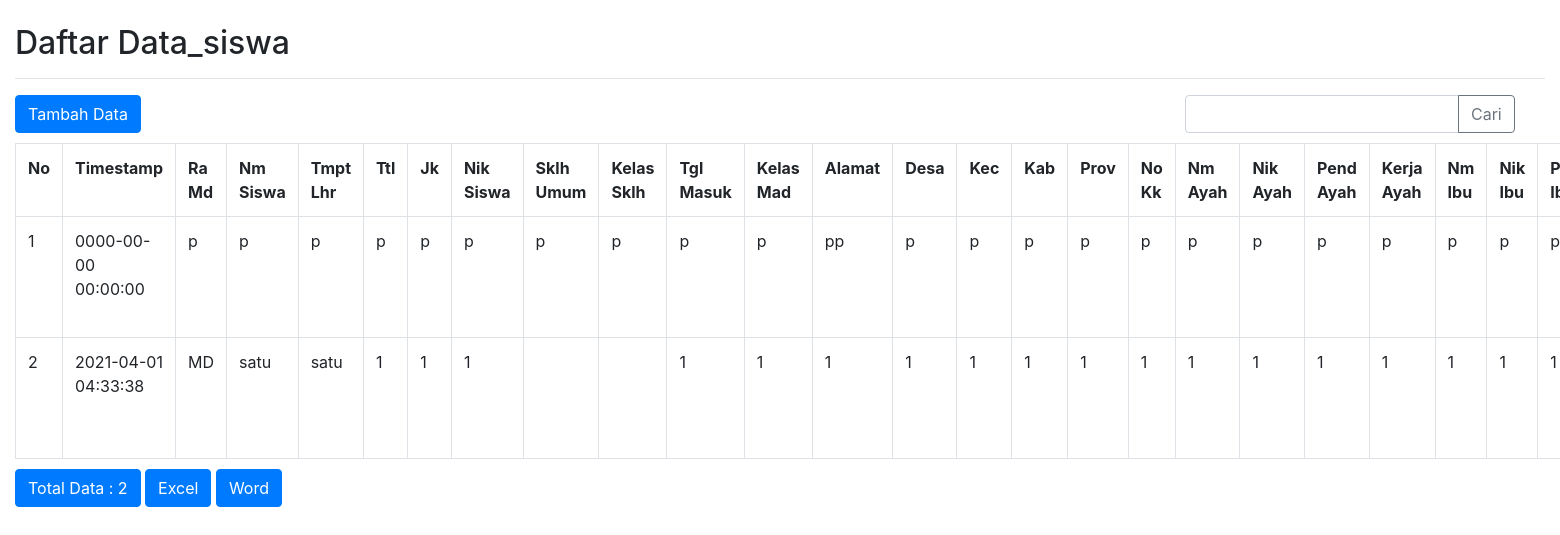
/index.php/data_siswa, run on the app's committed database.
### tables this page shows
CREATE TABLE `data_siswa` (
  `id` int(10) NOT NULL,
  `timestamp` timestamp NULL DEFAULT current_timestamp(),
  `ra_md` varchar(10) NOT NULL,
  `nm_siswa` varchar(200) NOT NULL,
  `tmpt_lhr` varchar(50) NOT NULL,
  `ttl` varchar(20) NOT NULL,
  `jk` varchar(10) NOT NULL,
  `nik_siswa` varchar(20) NOT NULL,
  `sklh_umum` varchar(50) DEFAULT NULL,
  `kelas_sklh` varchar(5) DEFAULT NULL,
  `tgl_masuk` varchar(20) NOT NULL,
  `kelas_mad` varchar(5) NOT NULL,
  `alamat` varchar(200) NOT NULL,
  `desa` varchar(100) NOT NULL,
  `kec` varchar(100) NOT NULL,
  `kab` varchar(100) NOT NULL,
  `prov` varchar(100) NOT NULL,
  `no_kk` varchar(100) NOT NULL,
  `nm_ayah` varchar(200) NOT NULL,
  `nik_ayah` varchar(100) NOT NULL,
  `pend_ayah` varchar(100) NOT NULL,
  `kerja_ayah` varchar(100) NOT NULL,
  `nm_ibu` varchar(200) NOT NULL,
  `nik_ibu` varchar(100) NOT NULL,
  `pend_ibu` varchar(100) NOT NULL,
  `kerja_ibu` varchar(100) NOT NULL,
  `gol_ekonomi` varchar(100) NOT NULL,
  `status_siswa` varchar(100) NOT NULL
);

### application/controllers/Data_siswa.php (called while the page is built, shortened)
<?php
class Data_siswa extends CI_Controller
{
    function __construct()
    {
        $this->load->model('Data_siswa_model');
        $this->load->library('form_validation');
    }
    public function index()
    {
        $q = urldecode($this->input->get('q', TRUE));
        $start = intval($this->input->get('start'));
        if ($q <> '') {
            $config['base_url'] = base_url() . 'data_siswa/index.html?q=' . urlencode($q);
            $config['first_url'] = base_url() . 'data_siswa/index.html?q=' . urlencode($q);
        } else {
            $config['base_url'] = base_url() . 'data_siswa/index.html';
            $config['first_url'] = base_url() . 'data_siswa/index.html';
        }
        $config['per_page'] = 10;
        $config['page_query_string'] = TRUE;
        $config['total_rows'] = $this->Data_siswa_model->total_rows($q);
        $data_siswa = $this->Data_siswa_model->get_limit_data($config['per_page'], $start, $q);
        $this->load->library('pagination');
        $this->pagination->initialize($config);
        $data = array(
            'data_siswa_data' => $data_siswa,
            'q' => $q,
            'pagination' => $this->pagination->create_links(),
            'total_rows' => $config['total_rows'],
            'start' => $start,
        );
        $this->load->view('data_siswa/data_siswa_list', $data);
    }
}

### index.php (called while the page is built, shortened)
<?php
require_once BASEPATH.'core/CodeIgniter.php';

### application/config/config.php (called while the page is built, shortened)
<?php
$root = "http://".$_SERVER['HTTP_HOST'];
$root .= str_replace(basename($_SERVER['SCRIPT_NAME']),"",$_SERVER['SCRIPT_NAME']);
$config['base_url'] = "$root";
$config['index_page'] = 'index.php';
$config['uri_protocol']	= 'REQUEST_URI';
$config['url_suffix'] = '.html';
$config['language']	= 'english';
$config['charset'] = 'UTF-8';
$config['enable_hooks'] = FALSE;
$config['subclass_prefix'] = 'MY_';
$config['composer_autoload'] = FALSE;
$config['permitted_uri_chars'] = 'a-z 0-9~%.:_\-';
$config['enable_query_strings'] = FALSE;
$config['controller_trigger'] = 'c';
$config['function_trigger'] = 'm';
$config['directory_trigger'] = 'd';
$config['allow_get_array'] = TRUE;
$config['log_threshold'] = 0;
$config['log_path'] = '';
$config['log_file_extension'] = '';
$config['log_file_permissions'] = 0644;
$config['log_date_format'] = 'Y-m-d H:i:s';
$config['error_views_path'] = '';
$config['cache_path'] = '';
$config['cache_query_string'] = FALSE;
$config['encryption_key'] = '';
$config['sess_driver'] = 'files';
$config['sess_cookie_name'] = 'ci_session';
$config['sess_expiration'] = 7200;
$config['sess_save_path'] = NULL;
$config['sess_match_ip'] = FALSE;
$config['sess_time_to_update'] = 300;
$config['sess_regenerate_destroy'] = FALSE;
$config['cookie_prefix']	= '';
$config['cookie_domain']	= '';
$config['cookie_path']		= '/';
$config['cookie_secure']	= FALSE;
$config['cookie_httponly'] 	= FALSE;
$config['standardize_newlines'] = FALSE;
$config['global_xss_filtering'] = FALSE;
$config['csrf_protection'] = FALSE;
$config['csrf_token_name'] = 'csrf_test_name';
$config['csrf_cookie_name'] = 'csrf_cookie_name';
$config['csrf_expire'] = 7200;
$config['csrf_regenerate'] = TRUE;
$config['csrf_exclude_uris'] = array();
$config['compress_output'] = FALSE;
$config['time_reference'] = 'local';
$config['rewrite_short_tags'] = FALSE;
$config['proxy_ips'] = '';

### application/models/Data_siswa_model.php (called while the page is built, shortened)
<?php
class Data_siswa_model extends CI_Model
{
    public $table = 'data_siswa';
    public $id = 'id';
    public $order = 'DESC';
    function total_rows($q = NULL) {
        $this->db->like('id', $q);
	$this->db->or_like('timestamp', $q);
	$this->db->or_like('ra_md', $q);
	$this->db->or_like('nm_siswa', $q);
	$this->db->or_like('tmpt_lhr', $q);
	$this->db->or_like('ttl', $q);
	$this->db->or_like('jk', $q);
	$this->db->or_like('nik_siswa', $q);
	$this->db->or_like('sklh_umum', $q);
	$this->db->or_like('kelas_sklh', $q);
	$this->db->or_like('tgl_masuk', $q);
	$this->db->or_like('kelas_mad', $q);
	$this->db->or_like('alamat', $q);
	$this->db->or_like('desa', $q);
	$this->db->or_like('kec', $q);
	$this->db->or_like('kab', $q);
	$this->db->or_like('prov', $q);
	$this->db->or_like('no_kk', $q);
	$this->db->or_like('nm_ayah', $q);
	$this->db->or_like('nik_ayah', $q);
	$this->db->or_like('pend_ayah', $q);
	$this->db->or_like('kerja_ayah', $q);
	$this->db->or_like('nm_ibu', $q);
	$this->db->or_like('nik_ibu', $q);
	$this->db->or_like('pend_ibu', $q);
	$this->db->or_like('kerja_ibu', $q);
	$this->db->or_like('gol_ekonomi', $q);
	$this->db->or_like('status_siswa', $q);
	$this->db->from($this->table);
        return $this->db->count_all_results();
    }
    function get_limit_data($limit, $start = 0, $q = NULL) {
        $this->db->order_by($this->id, $this->order);
        $this->db->like('id', $q);
	$this->db->or_like('timestamp', $q);
	$this->db->or_like('ra_md', $q);
	$this->db->or_like('nm_siswa', $q);
	$this->db->or_like('tmpt_lhr', $q);
	$this->db->or_like('ttl', $q);
	$this->db->or_like('jk', $q);
	$this->db->or_like('nik_siswa', $q);
	$this->db->or_like('sklh_umum', $q);
	$this->db->or_like('kelas_sklh', $q);
	$this->db->or_like('tgl_masuk', $q);
	$this->db->or_like('kelas_mad', $q);
	$this->db->or_like('alamat', $q);
	$this->db->or_like('desa', $q);
	$this->db->or_like('kec', $q);
	$this->db->or_like('kab', $q);
	$this->db->or_like('prov', $q);
	$this->db->or_like('no_kk', $q);
	$this->db->or_like('nm_ayah', $q);
	$this->db->or_like('nik_ayah', $q);
	$this->db->or_like('pend_ayah', $q);
	$this->db->or_like('kerja_ayah', $q);
	$this->db->or_like('nm_ibu', $q);
	$this->db->or_like('nik_ibu', $q);
	$this->db->or_like('pend_ibu', $q);
	$this->db->or_like('kerja_ibu', $q);
	$this->db->or_like('gol_ekonomi', $q);
	$this->db->or_like('status_siswa', $q);
	$this->db->limit($limit, $start);
        return $this->db->get($this->table)->result();
    }
}

### application/views/data_siswa/data_siswa_list.php (the view, shortened to what this page needs)
<!doctype html>
<html lang="en">
  <head>
    <link rel="stylesheet" href="https://cdnjs.cloudflare.com/ajax/libs/twitter-bootstrap/4.4.0/css/bootstrap.min.css" >
  </head>
  <body>
  <br>
  <div class="container-fluid">
        <h2 style="margin-top:0px">Daftar Data_siswa</h2>
        <hr>
        <div class="row" style="margin-bottom: 10px">
            <div class="col-md-4">
                <?php echo anchor(site_url('data_siswa/create'),'Tambah Data', 'class="btn btn-primary"'); ?>
            </div>
            <div class="col-md-4 text-center">
            </div>
            <div class="col-md-1">
            </div>
            <div class="col-md-3 text-right">
                <form action="<?php echo site_url('data_siswa/index'); ?>" class="form-inline" method="get">
                <div class="input-group">
                <input type="text" class="form-control" name="q" value="<?php echo $q; ?>">
                <div class="input-group-append">
                    <button class="btn btn-outline-secondary" type="submit">Cari</button>
                </div>
            </div>
                </form>
            </div>
        </div>
        <div class="table-responsive-sm">
        <table class="table table-bordered" style="margin-bottom: 10px">
            <tr>
                <th>No</th>
		<th>Timestamp</th>
		<th>Ra Md</th>
		<th>Nm Siswa</th>
		<th>Tmpt Lhr</th>
		<th>Ttl</th>
		<th>Jk</th>
		<th>Nik Siswa</th>
		<th>Sklh Umum</th>
		<th>Kelas Sklh</th>
		<th>Tgl Masuk</th>
		<th>Kelas Mad</th>
		<th>Alamat</th>
		<th>Desa</th>
		<th>Kec</th>
		<th>Kab</th>
		<th>Prov</th>
		<th>No Kk</th>
		<th>Nm Ayah</th>
		<th>Nik Ayah</th>
		<th>Pend Ayah</th>
		<th>Kerja Ayah</th>
		<th>Nm Ibu</th>
		<th>Nik Ibu</th>
		<th>Pend Ibu</th>
            </tr><?php
            foreach ($data_siswa_data as $data_siswa)
            {
                ?>
                <tr>
			<td width="80px"><?php echo ++$start ?></td>
			<td><?php echo $data_siswa->timestamp ?></td>
			<td><?php echo $data_siswa->ra_md ?></td>
			<td><?php echo $data_siswa->nm_siswa ?></td>
			<td><?php echo $data_siswa->tmpt_lhr ?></td>
			<td><?php echo $data_siswa->ttl ?></td>
			<td><?php echo $data_siswa->jk ?></td>
			<td><?php echo $data_siswa->nik_siswa ?></td>
			<td><?php echo $data_siswa->sklh_umum ?></td>
			<td><?php echo $data_siswa->kelas_sklh ?></td>
			<td><?php echo $data_siswa->tgl_masuk ?></td>
			<td><?php echo $data_siswa->kelas_mad ?></td>
			<td><?php echo $data_siswa->alamat ?></td>
			<td><?php echo $data_siswa->desa ?></td>
			<td><?php echo $data_siswa->kec ?></td>
			<td><?php echo $data_siswa->kab ?></td>
			<td><?php echo $data_siswa->prov ?></td>
			<td><?php echo $data_siswa->no_kk ?></td>
			<td><?php echo $data_siswa->nm_ayah ?></td>
			<td><?php echo $data_siswa->nik_ayah ?></td>
			<td><?php echo $data_siswa->pend_ayah ?></td>
			<td><?php echo $data_siswa->kerja_ayah ?></td>
			<td><?php echo $data_siswa->nm_ibu ?></td>
			<td><?php echo $data_siswa->nik_ibu ?></td>
			<td><?php echo $data_siswa->pend_ibu ?></td>
		</tr>
                <?php
            }
            ?>
        </table>
        </div>
        <div class="row">
            <div class="col-md-6">
                <a href="#" class="btn btn-primary">Total Data : <?php echo $total_rows ?></a>
		<?php echo anchor(site_url('data_siswa/excel'), 'Excel', 'class="btn btn-primary"'); ?>
		<?php echo anchor(site_url('data_siswa/word'), 'Word', 'class="btn btn-primary"'); ?>
	    </div>
            <div class="col-md-6 text-right">
            </div>
        </div>
      </div>
        </body>
    </html>

### data on the page
data_siswa: timestamp "0000-00-00 00:00:00", ra_md "p", nm_siswa "p", tmpt_lhr "p", ttl "p", jk "p", nik_siswa "p", sklh_umum "p", kelas_sklh "p", tgl_masuk "p", kelas_mad "p", alamat "pp", desa "p", kec "p", kab "p", prov "p", no_kk "p", nm_ayah "p", nik_ayah "p", pend_ayah "p", kerja_ayah "p", nm_ibu "p", nik_ibu "p", pend_ibu "p"
data_siswa: timestamp "2021-04-01 04:33:38", ra_md "MD", nm_siswa "satu", tmpt_lhr "satu", ttl "1", jk "1", nik_siswa "1", tgl_masuk "1", kelas_mad "1", alamat "1", desa "1", kec "1", kab "1", prov "1", no_kk "1", nm_ayah "1", nik_ayah "1", pend_ayah "1", kerja_ayah "1", nm_ibu "1", nik_ibu "1", pend_ibu "1"

### other printed values
$total_rows "2"
anchor(site_url('data_siswa/word'), 'Word', 'class="btn btn-primary"') "Word"
